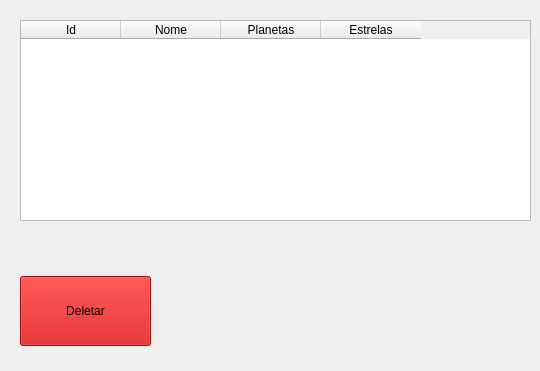
    <widget class="QWidget" name="listSSystems">
     <widget class="QTableWidget" name="tableSSystems">
      <property name="geometry">
       <rect>
        <x>20</x>
        <y>20</y>
        <width>511</width>
        <height>201</height>
       </rect>
      </property>
      <property name="alternatingRowColors">
       <bool>true</bool>
      </property>
      <property name="selectionBehavior">
       <enum>QAbstractItemView::SelectRows</enum>
      </property>
      <column>
       <property name="text">
        <string>Id</string>
       </property>
      </column>
      <column>
       <property name="text">
        <string>Nome</string>
       </property>
      </column>
      <column>
       <property name="text">
        <string>Planetas</string>
       </property>
      </column>
      <column>
       <property name="text">
        <string>Estrelas</string>
       </property>
      </column>
     </widget>
     <widget class="QWidget" name="horizontalLayoutWidget_5">
      <property name="geometry">
       <rect>
        <x>20</x>
        <y>260</y>
        <width>131</width>
        <height>102</height>
       </rect>
      </property>
      <layout class="QHBoxLayout" name="horizontalLayout_7">
       <item>
        <widget class="QPushButton" name="pushButton">
         <property name="minimumSize">
          <size>
           <width>0</width>
           <height>70</height>
          </size>
         </property>
         <property name="styleSheet">
          <string notr="true">background-color: rgba(200, 0, 0, 230);</string>
         </property>
         <property name="text">
          <string>Deletar</string>
         </property>
        </widget>
       </item>
      </layout>
     </widget>
    </widget>
